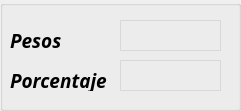
   <widget class="QGroupBox" name="groupBox_2">
    <property name="geometry">
     <rect>
      <x>1110</x>
      <y>20</y>
      <width>241</width>
      <height>111</height>
     </rect>
    </property>
    <property name="font">
     <font>
      <pointsize>16</pointsize>
     </font>
    </property>
    <property name="title">
     <string/>
    </property>
    <widget class="QLabel" name="label_7">
     <property name="geometry">
      <rect>
       <x>10</x>
       <y>30</y>
       <width>71</width>
       <height>21</height>
      </rect>
     </property>
     <property name="font">
      <font>
       <family>Javanese Text</family>
       <pointsize>14</pointsize>
       <weight>75</weight>
       <italic>true</italic>
       <bold>true</bold>
      </font>
     </property>
     <property name="text">
      <string>Pesos</string>
     </property>
    </widget>
    <widget class="QLabel" name="label_9">
     <property name="geometry">
      <rect>
       <x>10</x>
       <y>70</y>
       <width>101</width>
       <height>21</height>
      </rect>
     </property>
     <property name="font">
      <font>
       <family>Javanese Text</family>
       <pointsize>14</pointsize>
       <weight>75</weight>
       <italic>true</italic>
       <bold>true</bold>
      </font>
     </property>
     <property name="text">
      <string>Porcentaje</string>
     </property>
    </widget>
    <widget class="QLabel" name="label_GDPorc">
     <property name="geometry">
      <rect>
       <x>120</x>
       <y>60</y>
       <width>101</width>
       <height>31</height>
      </rect>
     </property>
     <property name="font">
      <font>
       <family>Calibri</family>
       <pointsize>12</pointsize>
      </font>
     </property>
     <property name="styleSheet">
      <string notr="true">border: 1px solid black;
color: rgb(255, 0, 0);
border-color: rgb(216, 216, 216);</string>
     </property>
     <property name="text">
      <string/>
     </property>
     <property name="alignment">
      <set>Qt::AlignCenter</set>
     </property>
    </widget>
    <widget class="QLabel" name="label_GDPesos">
     <property name="geometry">
      <rect>
       <x>120</x>
       <y>20</y>
       <width>101</width>
       <height>31</height>
      </rect>
     </property>
     <property name="font">
      <font>
       <family>Calibri</family>
       <pointsize>12</pointsize>
      </font>
     </property>
     <property name="styleSheet">
      <string notr="true">border: 1px solid black;
color: rgb(255, 0, 0);
border-color: rgb(216, 216, 216);</string>
     </property>
     <property name="text">
      <string/>
     </property>
     <property name="alignment">
      <set>Qt::AlignCenter</set>
     </property>
    </widget>
   </widget>
